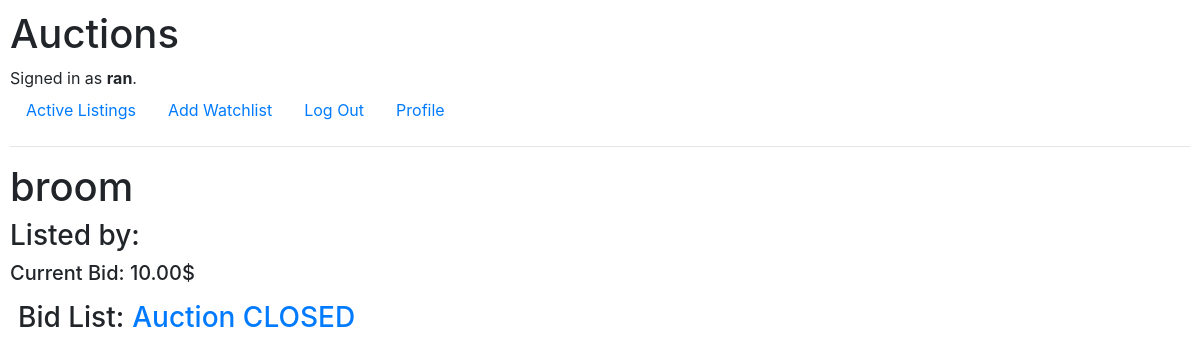
Page /auction/2 (signed in) on the committed database.
### auctions/models.py (models this page shows, shortened)
class User(AbstractUser):
    def __str__(self):
        return f"{self.first_name.capitalize()} {self.last_name.capitalize()}"

class Auction(models.Model):
    user = models.ForeignKey(
        User, on_delete=models.CASCADE, related_name="user_auctions"
    )
    item = models.ForeignKey(
        Item, on_delete=models.CASCADE, related_name="item_auctions"
    )
    price = models.DecimalField(max_digits=20, decimal_places=2)
    is_closed = models.BooleanField(default=False)

class Item(models.Model):
    name = models.CharField(max_length=30, unique=True)
    description = models.CharField(max_length=120)

### auctions/views.py (the view)
# urls.py: path("auction/<int:auction_id>", views.auction_item, name="auction_item"),
def auction_item(request, auction_id):
    item = Auction.objects.get(id=auction_id)
    current_bid = item.price
    highest_bid = item.auction_bids.order_by("-bid").first()
    if highest_bid:
        highest_bid = highest_bid.bid
    else:
        highest_bid = current_bid
    if highest_bid > current_bid:
        item.price = highest_bid
        item.save()
    watchlist_item = []
    if request.user.is_authenticated:
        user = request.user
        watchlist_item = user.user_watchlist.filter(auction=item).exists()
    form = PlaceBidForm()
    form.fields["amount"].widget.attrs["min"] = item.price
    form.fields["amount"].widget.attrs["value"] = item.price
    top_bids = item.auction_bids.order_by("-bid")[:5]
    return render(
        request,
        "auctions/auction/auction.html",
        {
            "auction": item,
            "current_bid": current_bid,
            "place_bid_form": form,
            "is_watchlisted": watchlist_item,
            "top_bids": top_bids,
            "is_same_user": item.user == request.user,
        },
    )

### auctions/templates/auctions/auction/auction.html (shortened to what this page needs)
{% extends 'auctions/layout.html' %}
{% block body %}
  <h1>{{ auction.item.name }}</h1>
  <h3>Listed by: {{ auction.user }}</h3>
  <h5>Current Bid: {{ current_bid }}$</h5>
  <div class="d-flex flex-row align-items-center">
    <h3 class="p-2">Bid List:</h3>
    {% if is_same_user and not auction.is_closed %}
      <form class="d-flex flex-row align-items-center p-2" action="{% url 'auction_close' %}" method="post">
        {% csrf_token %}
        <input type="hidden" name="auction_id" value="{{ auction.id }}" />
        <input type="submit" value="Close Auction" class="btn btn-primary m-2" />
      </form>
    {% elif auction.is_closed %}
      <h3 class="text-primary">Auction CLOSED</h3>
    {% endif %}
  </div>
{% endblock %}
{% block navlinks %}
  {% if user.is_authenticated %}
    <li class="nav-item">
      <form class="nav-item" id="watchlist_form" action="{% url 'add_to_watchlist' auction.id %}" method="post">
        {% if is_watchlisted %}
          <a class="nav-link" style="color: #007bff; cursor: pointer;" onclick="document.getElementById('watchlist_form').submit();">Remove Watchlist</a>
        {% else %}
          <a class="nav-link" style="color: #007bff; cursor: pointer;" onclick="document.getElementById('watchlist_form').submit();">Add Watchlist</a>
        {% endif %}
      </form>
    </li>
  {% endif %}
{% endblock %}

### auctions/templates/auctions/layout.html (shortened to what this page needs)
{% load static %}
<!DOCTYPE html>
<html lang="en">
  <head>
    <link rel="stylesheet" href="https://stackpath.bootstrapcdn.com/bootstrap/4.4.1/css/bootstrap.min.css" />
    <link rel="stylesheet" href="https://cdnjs.cloudflare.com/ajax/libs/font-awesome/6.6.0/css/all.min.css" />
    <link href="{% static 'auctions/styles.css' %}" rel="stylesheet" />
  </head>
  <body>
    <h1>Auctions</h1>
    <div>
      {% if user.is_authenticated %}
        Signed in as <strong>{{ user.username }}</strong>.
      {% else %}
        Not signed in.
      {% endif %}
    </div>
    <ul class="nav">
      <li class="nav-item">
        <a class="nav-link" href="{% url 'index' %}">Active Listings</a>
      </li>
      {% block navlinks %}
      {% endblock %}
      {% if user.is_authenticated %}
        <li class="nav-item">
          <a class="nav-link" href="{% url 'logout' %}">Log Out</a>
        </li>
        <li class="nav-item">
          <a class="nav-link" href="{% url 'user_page' %}">Profile</a>
        </li>
      {% endif %}
    </ul>
    <hr />
    {% block body %}
    {% endblock %}
  </body>
</html>

### auctions/static/auctions/styles.css (style rules this page uses)
body { padding: 10px; }

### rows in the picture
User: username "ran"
Auction: item.name "broom", price "10.00"
